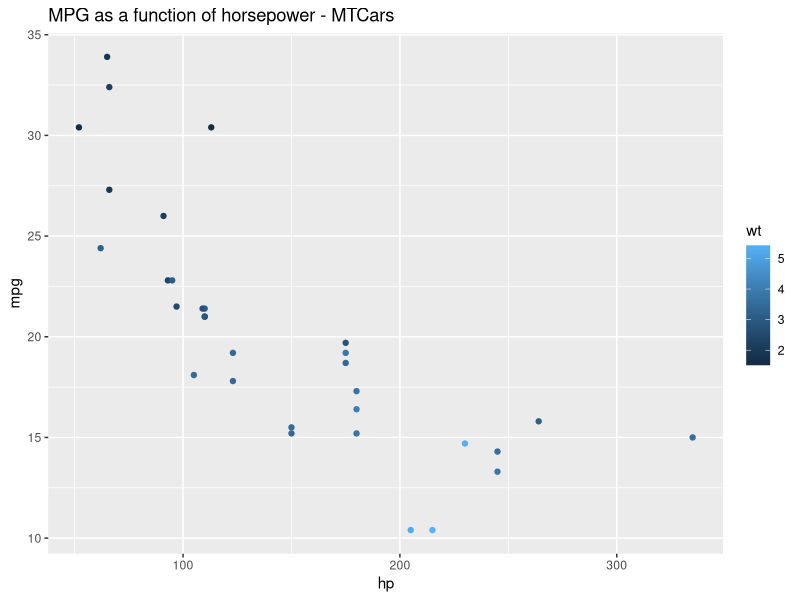
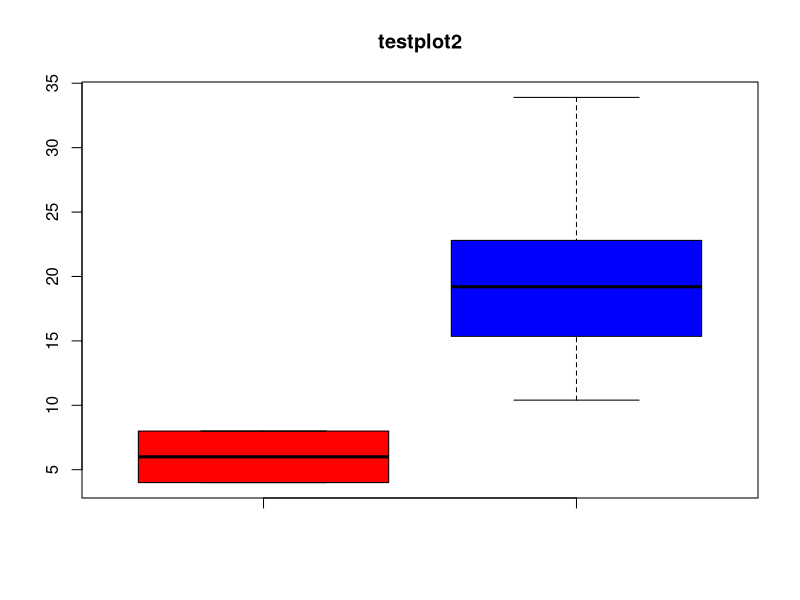

These figures' R source, in order:
#'---
#' layout: post
#' title: "Converting R files to Jekyll posts"
#' author: "Ryan Berger"
#' date: "July 18, 2018"
#' output: 
#'   html_document:
#'     keep_md: true
#' preserve_yaml: true
#' ---

#' I'm an R user and I have a confession to make: I really don't like working in R markdown documents. I've gotten so used to the RStudio console that R markdown seems cumbersome to use with all the individual code blocks separated from the markdown text. Not to mention I hate, **hate**, seeing plots and outputs show up in the text editor and not in the console or plots panel (maybe there's an option to fix that but I'm still out on R markdown). <br>
#' 
#' Now typically there's no problem with using .R scripts except for when it comes to posting the work on a Jekyll blog via github pages. I'm new at using these pages but from everything I've read it looks like this system plays nicely with Rmarkdown, which I admittedly dislike, but not so much with .R files. Overall I wanted to find a way to:
#' - Do my analysis and writeup in a .R file
#' - Convert the .R file into a .md file
#' - Copy these files to my blogs local directory
#' - Push the changes to Github
#' - See the page on my Jekyll site
#' <br>
#' 
#' This was surprisingly difficult to figure out but I've come up with a solution that seems to work well. After getting some inspiration and borrowing some code from an [R-bloggers article](https://www.r-bloggers.com/creating-jekyll-blog-posts-from-r/), I've written a script that requires that you start with a .R file, run two functions, and push your results to Github for your completed blog post. Here is the script:
#' 
#------------------
### This script is for converting R files to Jekyll blog posts
# Instructions:
# 1. Save this script and update myjekyllsite, postdir, and imagedir
# 2. While in the project directory,  source this script
# 3. Run KnitPost('file-i-want-to-post.R')
# 4. Run Post.to.blog('file-i-want-to-post.R')
# 5. Push changes to github
# 6. Check blog to make sure it posted
#------------------

Post.to.blog <- function(input, base.url = myjekyllsite) {
  #-------------
  ## CHANGE THIS TO YOUR SITE URL ##
  myjekyllsite <-  c('https://rberger997.github.io/')
  ## CHANGE THESE DIRECTORIES TO YOUR LOCAL BLOG DIRECTORIES ##
  postdir <- '~/Desktop/My files/blog/rberger997.github.io/_posts/'
  imagedir <- '~/Desktop/My files/blog/rberger997.github.io/img/'
  #-------------
  
  ## Spin with knitr ##
  require(knitr)
  spin(input, knit = T, format = 'Rmd', report = F)
  opts_knit$set(base.url = base.url)
  fig.path <- paste0("img/",sub(".R$", "",basename(input)), "/")
  opts_chunk$set(fig.path = fig.path)
  opts_chunk$set(fig.cap = "center")
  render_jekyll()
  knit(input, envir = parent.frame())
  file.remove(paste0(sub('.R$','.txt',input))) # delete .txt file
  
  ## Move files into blog post directory ##
  
  # Remove .R from input
  input <- gsub('.R$', '',input)    
  # Make copy of markdown file in '_posts' folder of blog directory
  file.copy(paste0(input,'.md'), postdir, recursive = T, overwrite = T)
  # Make copy of img folder and move to 'img' folder of blog directory
  newimg <- paste0(imagedir,input, '/')
  dir.create(path = newimg)
  imgfiles <- list.files(path = paste0('img/',input), full.names = T)
  file.copy(imgfiles, newimg, recursive = T, overwrite = T)
  print(paste(input, 'Posted'))
  # Delete files created in wd for posting (.md, .txt, img/)
  file.remove(paste0(input, '.md'))
  unlink('img/', recursive = T)
}






#' Copy these lines and save into an R file (mine is 'convert-R-to-post.R'). Note that you'll need to update the `myjekyllsite`,`postdir`, and `imgdir` for your own site URL and local directories for posts and images for the blog. The .R file that you want to post will also need to have the appropriate YAML header to be recognized by Jekyll. An example header used for this post is as follows (with #' instead of #):

#---
# layout: post
# title: "Converting R files to Jekyll posts"
# author: "Ryan Berger"
# date: "July 18, 2018"
# output: 
#   html_document:
#     keep_md: true
# preserve_yaml: true
# ---



#' <br>
#' When you are ready to make a post to your blog simply run `source('convert-R-to-post.R'`, `KnitPost('2018-07-19-my-file.R')`, and `Post.to.blog('2018-07-19-my-file.R')`. The .md file sohuld automatically go to your `postdir` folder and images go to your `img` folder. Push this to Github and everything should post on your Jekyll github page. (**Note: filenames should have format of 'YYYY-MM-DD-filename.R' to work effectively with the Jekyll post format).
#' <br><br>
#' I just started using this today and it works great for me but this will need to be tested for reproducibility. Also I'm new at making Jekyll blogs from R scripts so this may not be the most efficient way to accomplish this. I can say, however, that it works; this post was written entirely in a .R file and posted using the script. Let's take a look at some example data just to make sure that R outputs and plots are showing up correctly:


a <- matrix(1:12, nrow = 3)
a*2

# Test a plot
data(mtcars)
library(ggplot2)
ggplot(mtcars, aes(x=hp, y=mpg, col=wt))+ 
  geom_point() +
  ggtitle('MPG as a function of horsepower - MTCars')

# test boxplot
boxplot(mtcars$cyl, mtcars$mpg,
        main = 'testplot2',
        col = c('red', 'blue'))


#+ post-entry, include=F
# source('~/Desktop/My files/blog/rberger997.github.io/src/convert-R-to-post.R')
# Post.to.blog('2018-07-19-R-to-Jekyll.R')
